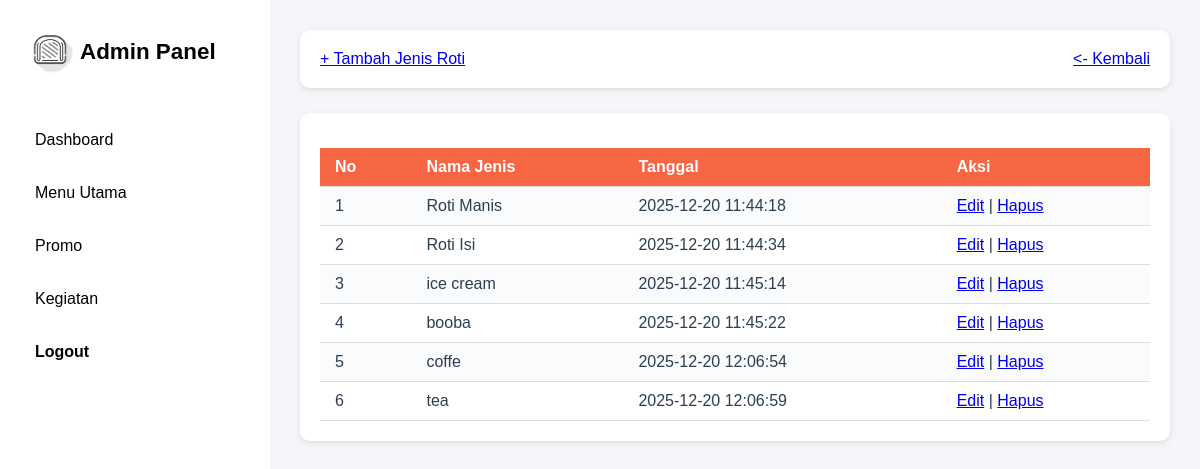
The app's page /pages/admin/jenis.php (signed in) with its own data.
### tables this page shows
CREATE TABLE `jenis_roti` (
  `id_jenis` int NOT NULL,
  `nama_jenis` varchar(80) NOT NULL,
  `created_at` datetime NOT NULL
);

### pages/admin/jenis.php (the view, shortened to what this page needs)
<?php
include '../../config/koneksi.php';
$jenis = "SELECT * FROM jenis_roti";
$tampilkanjenis = mysqli_query($conn, $jenis);
?>
<!DOCTYPE html>
<html lang="id">
<head>
  <link rel="stylesheet" href="../../assets/css/adminStyles.css">
</head>
<body>
  <div class="sidebar">
        <div>
      <img src="../../assets/images/logo.png" alt="" class="logo-sidebar">
      <h2>Admin Panel</h2>
    </div>
    <ul>
      <li><a href="dashboard.php">Dashboard</a></li>
      <li><a href="roti.php">Menu Utama</a></li>
      <li><a href="promo.php">Promo</a></li>
      <li><a href="kegiatan.php">Kegiatan</a></li>
      <li><a href="logout.php" class="logout">Logout</a></li>
    </ul>
  </div>
  <div class="main-content">
    <header>
      <a href="tambahjenis.php">+ Tambah Jenis Roti</a>
      <a href="roti.php"><- Kembali</a>
    </header>
    <section class="cards">
        <div class="card">
            <table>
                <tr>
                    <th>No</th>
                    <th>Nama Jenis</th>
                    <th>Tanggal</th>
                    <th>Aksi</th>
                </tr>
                <?php
                $no = 1;
                while($row = mysqli_fetch_assoc($tampilkanjenis)) {
                ?>
                <tr>
                    <td><?php echo $no++; ?></td>
                    <td><?php echo $row['nama_jenis'] ?></td>
                    <td><?php echo $row['created_at'] ?></td>
                    <td>
                        <a href="editjenis.php?id=<?= $row['id_jenis'] ?>">Edit</a> |
                        <a href="hapusjenis.php?id=<?php echo $row['id_jenis'] ?>" onclick="return confirm('Yakin ingin menghapus kategori ini?')">Hapus</a>
                    </td>
                </tr>
                <?php } ?>
            </table>
        </div>
    </section>
  </div>
</body>
</html>

### assets/css/adminStyles.css (style rules this page uses)
html, body { width: 100%; overflow-x: hidden; margin: 0; padding: 0; font-family: "Poppins", sans-serif; background-color: #f4f6f9; color: #2c3e50; min-height: 100vh; display: flex; }
.sidebar { width: 230px; background-color: white; color: white; padding: 20px; display: flex; flex-direction: column; }
.sidebar div { display: flex; }
.sidebar img { width: 60px; height: 60px; }
.sidebar h2 { text-align: center; margin-bottom: 25px; font-size: 1.4em; color: black; }
.sidebar ul { list-style: none; padding: 0; }
.sidebar li { margin: 15px 0; }
.sidebar a { display: block; text-decoration: none; color: black; padding: 10px 15px; border-radius: 8px; transition: background-color 0.3s ease; }
.sidebar .logout { color: black; font-weight: bold; }
.main-content { flex: 1; padding: 30px; }
header { background-color: white; padding: 20px; border-radius: 10px; box-shadow: 0 2px 6px rgba(0, 0, 0, 0.1); margin-bottom: 25px; display: flex; justify-content: space-between; align-items: center; }
.cards { display: grid; grid-template-columns: repeat(auto-fit, minmax(220px, 1fr)); gap: 20px; }
.card { background-color: white; padding: 20px; border-radius: 10px; box-shadow: 0 2px 6px rgba(0, 0, 0, 0.1); text-align: center; transition: transform 0.3s ease, box-shadow 0.3s ease; }
table { width: 100%; border-collapse: collapse; margin-top: 15px; font-family: "Poppins", sans-serif; background-color: #ffffff; }
table th, table td { padding: 10px 15px; text-align: left; border-bottom: 1px solid #ddd; }
table th { background-color: #f66642; color: white; font-weight: 600; }
table tr:nth-child(even) { background-color: #f9fbfc; }
table td { color: #2c3e50; }

### records on screen
jenis_roti: nama_jenis "Roti Manis", created_at "2025-12-20 11:44:18"
jenis_roti: nama_jenis "Roti Isi", created_at "2025-12-20 11:44:34"
jenis_roti: nama_jenis "ice cream", created_at "2025-12-20 11:45:14"
jenis_roti: nama_jenis "booba", created_at "2025-12-20 11:45:22"
jenis_roti: nama_jenis "coffe", created_at "2025-12-20 12:06:54"
jenis_roti: nama_jenis "tea", created_at "2025-12-20 12:06:59"
